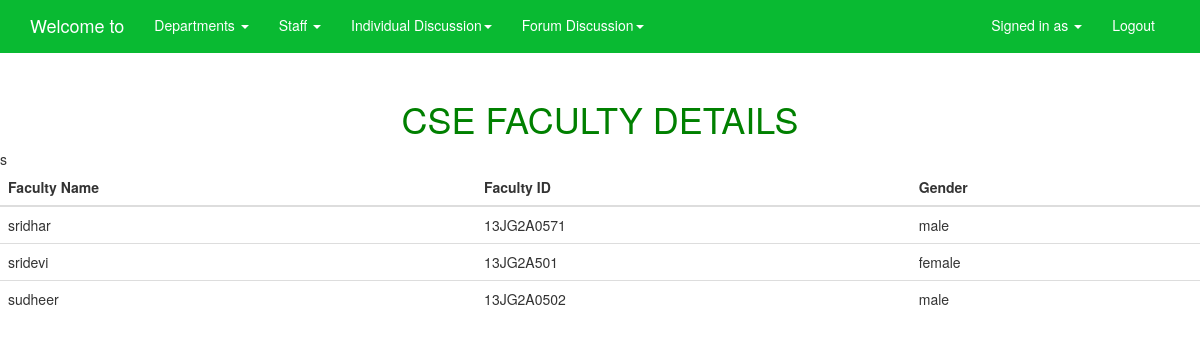
The page /stinteraction/csefaculty.php on the database its author committed.
### tables this page shows
CREATE TABLE `register_table` (
  `name` varchar(50) NOT NULL,
  `nameid` varchar(50) NOT NULL,
  `password` varchar(50) NOT NULL,
  `deptname` varchar(50) NOT NULL,
  `gender` varchar(50) NOT NULL,
  `regmember` varchar(50) NOT NULL
);

### stinteraction/csefaculty.php (the view, shortened to what this page needs)
<!DOCTYPE html>
<html lang="en">
<head>
   <link rel="stylesheet" href="boostrapcss/bootstrap.min.css">
  <link rel="stylesheet" href="boostrapcss/main.css" >
</head>
<body>
<?php
$name = $_SESSION['session_faculty_name'];
?>
<div class="navbar-wrapper">
    <div class="container-fluid">
        <nav class="navbar navbar-fixed-top">
            <div class="container">
                <div class="navbar-header">
                    <a class="navbar-brand" href="#">Welcome to <?php echo $name ?> </a>
                </div>
                <div id="navbar" class="navbar-collapse collapse">
                    <ul class="nav navbar-nav">
                        <li class=" dropdown">
                            <a href="#" class="dropdown-toggle " data-toggle="dropdown" role="button" aria-haspopup="true" aria-expanded="false">Departments <span class="caret"></span></a>
                        </li>
                        <li class=" dropdown"><a href="#" class="dropdown-toggle active" data-toggle="dropdown" role="button" aria-haspopup="true" aria-expanded="false">Staff <span class="caret"></span></a>
                        </li>
                        <li class=" dropdown"><a href="forum.php" class="dropdown-toggle active" data-toggle="dropdown" role="button" aria-haspopup="true" aria-expanded="false">Individual Discussion<span class="caret"></span></a>
                        <li class=" dropdown"><a href="forum.php" class="dropdown-toggle active" data-toggle="dropdown" role="button" aria-haspopup="true" aria-expanded="false">Forum Discussion<span class="caret"></span></a>
                    </ul>
                    <ul class="nav navbar-nav pull-right">
                        <li class=" dropdown"><a href="#" class="dropdown-toggle active" data-toggle="dropdown" role="button" aria-haspopup="true" aria-expanded="false">Signed in as  <span class="caret"></span></a>
                        </li>
                        <li class=""><a href="logout.php">Logout</a></li>
                    </ul>
                </div>
            </div>
        </nav>
    </div>
</div>
<h1 style="color:green;"> <center> <br><br>CSE FACULTY DETAILS </center> </h1>
<?php
$con = mysqli_connect("localhost:3306", "root", "");
$result =mysqli_query($con,"select * from register_table where deptname='CSE' and regmember='faculty'");
?>
<table class="table table-hover">
<thead>
    <tr>
        <th> Faculty Name </th>
        <th> Faculty ID </th>
        <th> Gender </th>
    </tr>s
</thead>
<tbody>
  <?php
while($rows = mysqli_fetch_array($result,MYSQLI_NUM)){
?>
<tr>
<td><?php echo $rows[0]; ?></td>
<td><?php echo $rows[1]; ?></td>
<td><?php echo $rows[4]; ?></td>
</tr>
<?php
}
?>
</tbody>
</table>
</body>
</html>

### stinteraction/boostrapcss/main.css (style rules this page uses)
.navbar, .dropdown-menu { background:#09ba32; border: none; }
.nav>li>a, .dropdown-menu>li>a:focus, .dropdown-menu>li>a:hover, .dropdown-menu>li>a, .dropdown-menu>li { border-bottom: 3px solid transparent; }
.navbar a, .dropdown-menu>li>a, .dropdown-menu>li>a:focus, .dropdown-menu>li>a:hover, .navbar-toggle { color: #fff; }

### rows shown on the page
register_table: name "sridhar", nameid "13JG2A0571", gender "male"
register_table: name "sridevi", nameid "13JG2A501", gender "female"
register_table: name "sudheer", nameid "13JG2A0502", gender "male"
